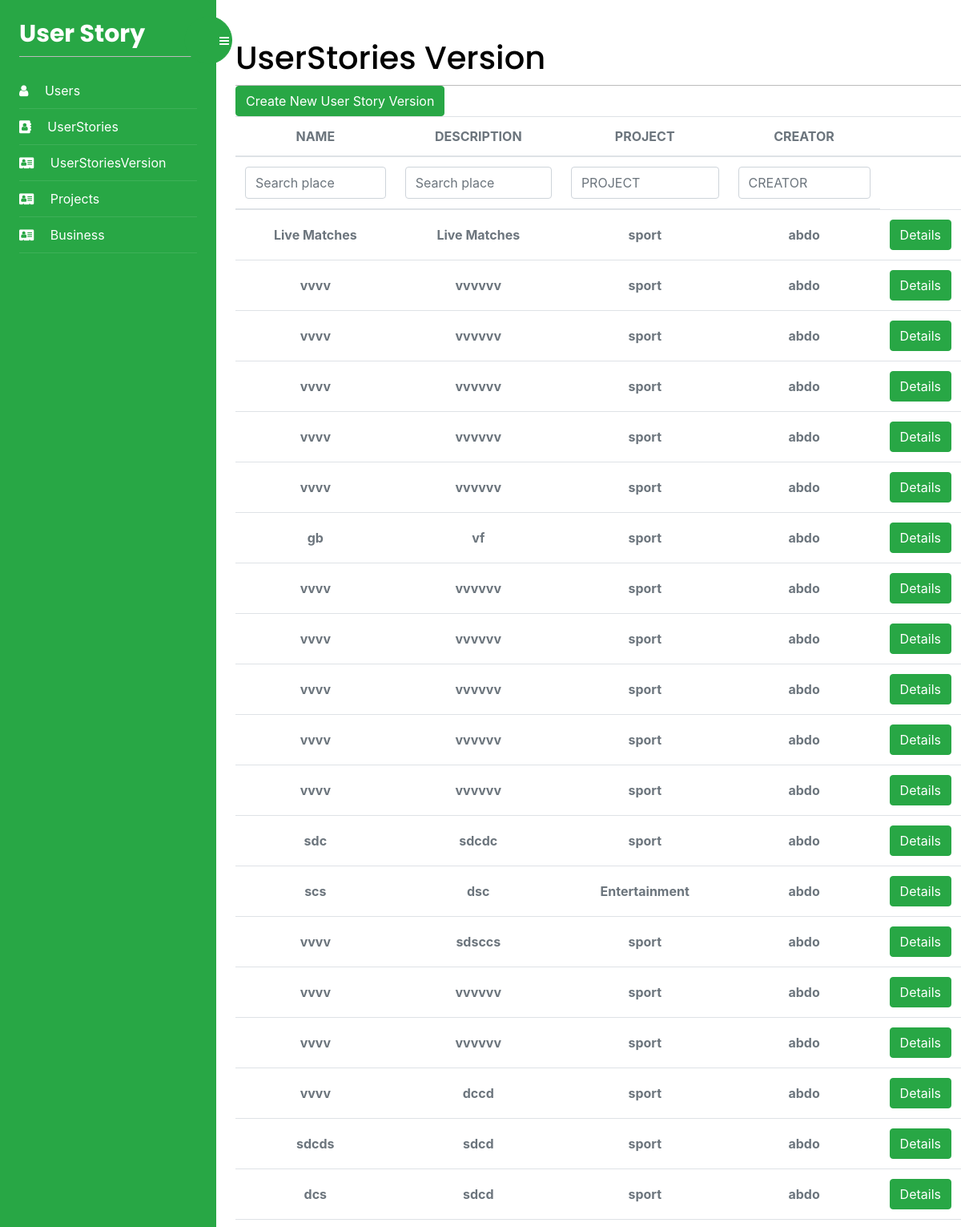
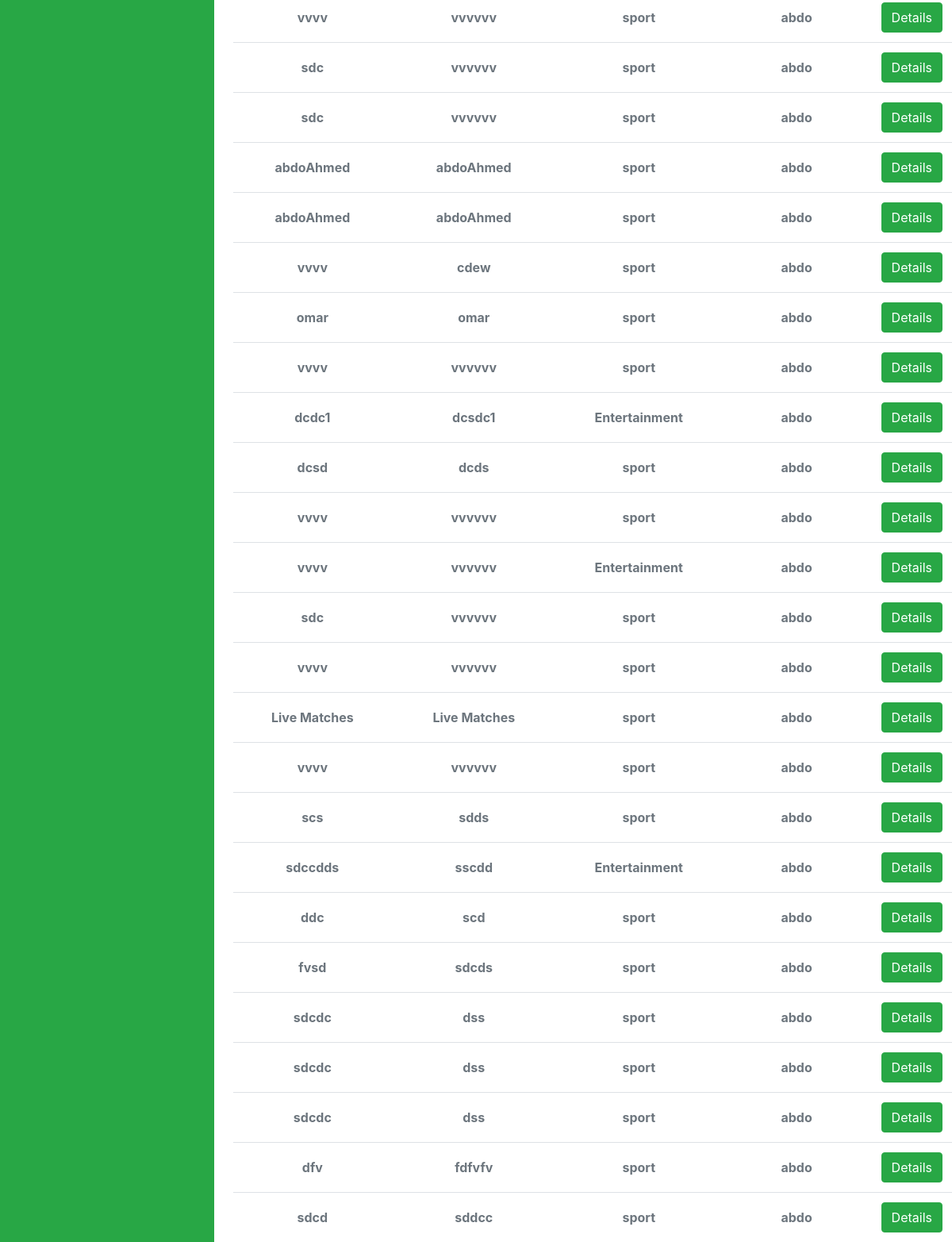
The app's page /UserStoryVersion/list/ (signed in) with its own data (2 pictures, top to bottom).
### UserStoryApp/models.py (models this page shows, shortened)
class UserStoryVersion(models.Model):
    id = models.AutoField(primary_key=True)
    name = models.TextField(blank=True)
    description = models.TextField(blank=True)
    Project = models.ForeignKey(Project, on_delete=models.CASCADE)
    User = models.ForeignKey(
        User, on_delete=models.CASCADE, blank=True, null=True)
    class Meta:
        db_table = "UserStoryVersion"

class Project(models.Model):
    id = models.AutoField(primary_key=True)
    name = models.TextField(blank=True)
    Business = models.ForeignKey(Business, on_delete=models.CASCADE)
    User = models.ForeignKey(
        User, on_delete=models.CASCADE, blank=True, null=True)
    project = ""
    class Meta:
        db_table = "Project"

class User (AbstractUser):
    Role = models.IntegerField(blank=True, null=True, default=2)
    project = []
    business = []

### UserStoryVersions/views.py (the view)
# urls.py: path('list/', views.userStoryVersions_list, name='userStoryVersions'),
@login_required
def userStoryVersions_list(request):
    PROJECT = ""
    CREATOR = ""
    userStoriesVersions = UserStoryVersion.objects.all()
    my_filter = userStoryVersionsFilter(
        request.GET, queryset=userStoriesVersions)
    userStoriesVersions = my_filter.qs
    if request.GET.get("PROJECT"):
        userStoriesVersions = userStoriesVersions.filter(
            Project__name__contains=request.GET.get("PROJECT"))
        PROJECT = request.GET.get("PROJECT")
    if request.GET.get("CREATOR"):
        userStoriesVersions = userStoriesVersions.filter(
            User__username__contains=request.GET.get("CREATOR"))
        CREATOR = request.GET.get("CREATOR")
    return render(request, 'userStoryVersions/userStoryVersions.html', {'users': userStoriesVersions, 'filter': my_filter, 'form': {'PROJECT': PROJECT, 'CREATOR': CREATOR}})

### UserStoryVersions/templates/userStoryVersions/userStoryVersions.html (shortened to what this page needs)
{% extends "base.html" %}
{% block content %}
<div>
    <h1 class="m-auto">UserStories Version</h1>
</div>
<a href="{% url 'addUserStoryVersion' %}" class="btn btn-success" aria-hidden="true">
    Create New User Story Version
</a>
<div class="table-responsive p-0">
    <table class="table align-items-center mb-0">
        <thead>
            <tr>
                <th class="text-center text-uppercase text-secondary text-xxs font-weight-bolder opacity-7">name</th>
                <th class="text-center text-uppercase text-secondary text-xxs font-weight-bolder opacity-7">description
                </th>
                <th class="text-center text-uppercase text-secondary text-xxs font-weight-bolder opacity-7">Project</th>
                <th class="text-center text-uppercase text-secondary text-xxs font-weight-bolder opacity-7">Creator</th>
                <th class="text-secondary opacity-7"></th>
            </tr>
        </thead>
        <thead>
            <tr>
                <form id="form" method="get">
                    <th class="text-center text-uppercase text-secondary text-xxs font-weight-bolder opacity-7">
                        {{filter.form.name}}</th>
                    <th class="text-center text-uppercase text-secondary text-xxs font-weight-bolder opacity-7">
                        {{filter.form.description}}</th>
                    <th class="text-center text-uppercase text-secondary text-xxs font-weight-bolder opacity-7">
                        <input type="text" name="PROJECT" class="form-control" value="{{form.PROJECT}}" id="exampleInputEmail1" aria-describedby="emailHelp"
                            placeholder="PROJECT">
                    </th>
                    <th class="text-center text-uppercase text-secondary text-xxs font-weight-bolder opacity-7"><input type="text"
                            name="CREATOR" class="form-control" value="{{form.CREATOR}}" id="exampleInputEmail1"
                            aria-describedby="emailHelp" placeholder="CREATOR"></th>
                </form>
            </tr>
        </thead>
        <tbody>
            {% for user in users %}
                <tr>
                <td class="align-middle text-center">
                    <span class="text-secondary text-xs font-weight-bold">{{user.name}}</span>
                </td>
                <td class="align-middle text-center">
                    <span class="text-secondary text-xs font-weight-bold">{{user.description}}</span>
                </td>
                <td class="align-middle text-center">
                    <span class="text-secondary text-xs font-weight-bold">{{user.Project.name}}</span>
                </td>
                <td class="align-middle text-center">
                    <span class="text-secondary text-xs font-weight-bold">{{user.User.username}}</span>
                </td>
                <td class="align-middle text-center">
                    <a href="{% url 'userStoryVersionDetails' user.id %}" class="btn btn-success" aria-hidden="true">
                        Details
                    </a>
                </td>
            </tr>
            {% endfor %}
        </tbody>
    </table>
</div>
{% endblock %}

### account/static/css/base.css (style rules this page uses)
body { margin:0; padding:0; font-family:helvetica, sans-serif; }
a { color:#12c064; text-decoration:none; }
h1, h2, h3, h4, h5 , h6 { font-family: 'Muli', sans-serif; font-weight:normal; }
h1 { border-bottom:1px solid #bbb; padding:0 0 10px 0; margin:10px 0 20px 0; }
form { overflow:auto; }
input, textarea { clear:both; float:left; margin:0 0 10px; background:#efefef; border:0; padding:6px 10px; font-size:14px; }

### records on screen
UserStoryVersion: name "Live Matches", description "Live Matches", Project.name "sport", User.username "abdo"
UserStoryVersion: name "vvvv", description "vvvvvv", Project.name "sport", User.username "abdo"
UserStoryVersion: name "vvvv", description "vvvvvv", Project.name "sport", User.username "abdo"
UserStoryVersion: name "vvvv", description "vvvvvv", Project.name "sport", User.username "abdo"
UserStoryVersion: name "vvvv", description "vvvvvv", Project.name "sport", User.username "abdo"
UserStoryVersion: name "vvvv", description "vvvvvv", Project.name "sport", User.username "abdo"
UserStoryVersion: name "gb", description "vf", Project.name "sport", User.username "abdo"
UserStoryVersion: name "vvvv", description "vvvvvv", Project.name "sport", User.username "abdo"
UserStoryVersion: name "vvvv", description "vvvvvv", Project.name "sport", User.username "abdo"
UserStoryVersion: name "vvvv", description "vvvvvv", Project.name "sport", User.username "abdo"
UserStoryVersion: name "vvvv", description "vvvvvv", Project.name "sport", User.username "abdo"
UserStoryVersion: name "vvvv", description "vvvvvv", Project.name "sport", User.username "abdo"
UserStoryVersion: name "sdc", description "sdcdc", Project.name "sport", User.username "abdo"
UserStoryVersion: name "scs", description "dsc", Project.name "Entertainment", User.username "abdo"
UserStoryVersion: name "vvvv", description "sdsccs", Project.name "sport", User.username "abdo"
UserStoryVersion: name "vvvv", description "vvvvvv", Project.name "sport", User.username "abdo"
UserStoryVersion: name "vvvv", description "vvvvvv", Project.name "sport", User.username "abdo"
UserStoryVersion: name "vvvv", description "dccd", Project.name "sport", User.username "abdo"
UserStoryVersion: name "sdcds", description "sdcd", Project.name "sport", User.username "abdo"
UserStoryVersion: name "dcs", description "sdcd", Project.name "sport", User.username "abdo"
UserStoryVersion: name "vvvv", description "vvvvvv", Project.name "sport", User.username "abdo"
UserStoryVersion: name "sdc", description "vvvvvv", Project.name "sport", User.username "abdo"
UserStoryVersion: name "sdc", description "vvvvvv", Project.name "sport", User.username "abdo"
UserStoryVersion: name "abdoAhmed", description "abdoAhmed", Project.name "sport", User.username "abdo"
UserStoryVersion: name "abdoAhmed", description "abdoAhmed", Project.name "sport", User.username "abdo"
UserStoryVersion: name "vvvv", description "cdew", Project.name "sport", User.username "abdo"
UserStoryVersion: name "omar", description "omar", Project.name "sport", User.username "abdo"
UserStoryVersion: name "vvvv", description "vvvvvv", Project.name "sport", User.username "abdo"
UserStoryVersion: name "dcdc1", description "dcsdc1", Project.name "Entertainment", User.username "abdo"
UserStoryVersion: name "dcsd", description "dcds", Project.name "sport", User.username "abdo"
UserStoryVersion: name "vvvv", description "vvvvvv", Project.name "sport", User.username "abdo"
UserStoryVersion: name "vvvv", description "vvvvvv", Project.name "Entertainment", User.username "abdo"
UserStoryVersion: name "sdc", description "vvvvvv", Project.name "sport", User.username "abdo"
UserStoryVersion: name "vvvv", description "vvvvvv", Project.name "sport", User.username "abdo"
UserStoryVersion: name "Live Matches", description "Live Matches", Project.name "sport", User.username "abdo"
UserStoryVersion: name "vvvv", description "vvvvvv", Project.name "sport", User.username "abdo"
UserStoryVersion: name "scs", description "sdds", Project.name "sport", User.username "abdo"
UserStoryVersion: name "sdccdds", description "sscdd", Project.name "Entertainment", User.username "abdo"
UserStoryVersion: name "ddc", description "scd", Project.name "sport", User.username "abdo"
UserStoryVersion: name "fvsd", description "sdcds", Project.name "sport", User.username "abdo"
UserStoryVersion: name "sdcdc", description "dss", Project.name "sport", User.username "abdo"
UserStoryVersion: name "sdcdc", description "dss", Project.name "sport", User.username "abdo"
UserStoryVersion: name "sdcdc", description "dss", Project.name "sport", User.username "abdo"
UserStoryVersion: name "dfv", description "fdfvfv", Project.name "sport", User.username "abdo"
UserStoryVersion: name "sdcd", description "sddcc", Project.name "sport", User.username "abdo"
